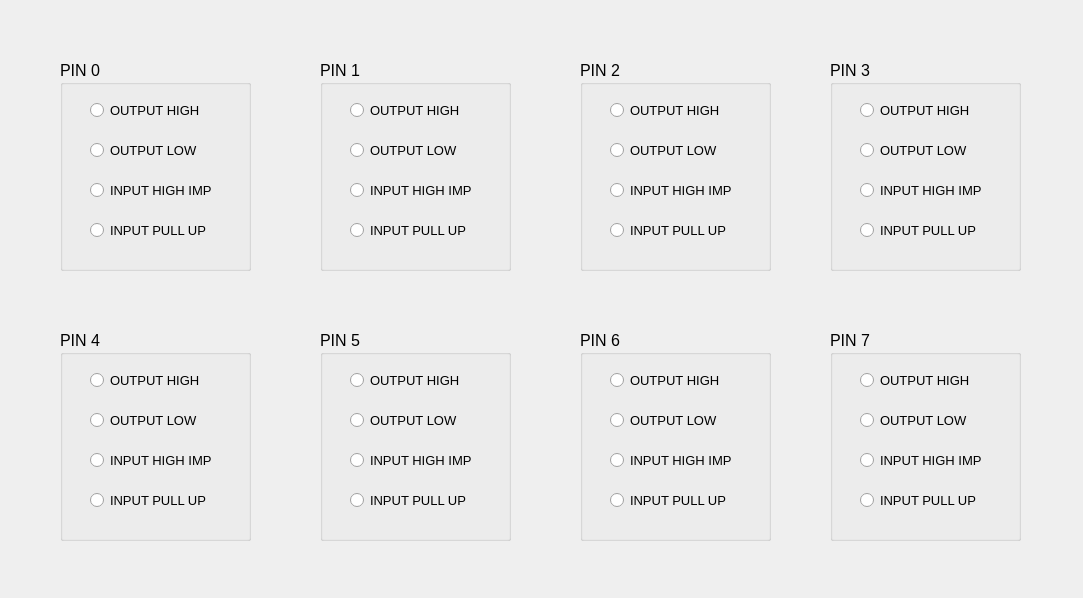
   <widget class="QWidget" name="portcPage">
    <property name="geometry">
     <rect>
      <x>0</x>
      <y>0</y>
      <width>1083</width>
      <height>598</height>
     </rect>
    </property>
    <attribute name="label">
     <string>PORTC</string>
    </attribute>
    <widget class="QGroupBox" name="portcPin1Box">
     <property name="geometry">
      <rect>
       <x>320</x>
       <y>60</y>
       <width>191</width>
       <height>211</height>
      </rect>
     </property>
     <property name="font">
      <font>
       <pointsize>12</pointsize>
      </font>
     </property>
     <property name="title">
      <string>PIN 1</string>
     </property>
     <widget class="QRadioButton" name="portcPin1OutputLowRadio">
      <property name="geometry">
       <rect>
        <x>30</x>
        <y>80</y>
        <width>130</width>
        <height>20</height>
       </rect>
      </property>
      <property name="font">
       <font>
        <pointsize>10</pointsize>
       </font>
      </property>
      <property name="text">
       <string>OUTPUT LOW</string>
      </property>
     </widget>
     <widget class="QRadioButton" name="portcPin1InputHighImpRadio">
      <property name="geometry">
       <rect>
        <x>30</x>
        <y>120</y>
        <width>147</width>
        <height>20</height>
       </rect>
      </property>
      <property name="font">
       <font>
        <pointsize>10</pointsize>
       </font>
      </property>
      <property name="text">
       <string>INPUT HIGH IMP</string>
      </property>
     </widget>
     <widget class="QRadioButton" name="portcPin1InputPullRadio">
      <property name="geometry">
       <rect>
        <x>30</x>
        <y>160</y>
        <width>141</width>
        <height>20</height>
       </rect>
      </property>
      <property name="font">
       <font>
        <pointsize>10</pointsize>
       </font>
      </property>
      <property name="text">
       <string>INPUT PULL UP</string>
      </property>
     </widget>
     <widget class="QRadioButton" name="portcPin1OutputHighRadio">
      <property name="geometry">
       <rect>
        <x>30</x>
        <y>40</y>
        <width>130</width>
        <height>20</height>
       </rect>
      </property>
      <property name="font">
       <font>
        <pointsize>10</pointsize>
       </font>
      </property>
      <property name="text">
       <string>OUTPUT HIGH</string>
      </property>
     </widget>
    </widget>
    <widget class="QGroupBox" name="portcPin4Box">
     <property name="geometry">
      <rect>
       <x>60</x>
       <y>330</y>
       <width>191</width>
       <height>211</height>
      </rect>
     </property>
     <property name="font">
      <font>
       <pointsize>12</pointsize>
      </font>
     </property>
     <property name="title">
      <string>PIN 4</string>
     </property>
     <widget class="QRadioButton" name="portcPin4OutputLowRadio">
      <property name="geometry">
       <rect>
        <x>30</x>
        <y>80</y>
        <width>130</width>
        <height>20</height>
       </rect>
      </property>
      <property name="font">
       <font>
        <pointsize>10</pointsize>
       </font>
      </property>
      <property name="text">
       <string>OUTPUT LOW</string>
      </property>
     </widget>
     <widget class="QRadioButton" name="portcPin4InputHighImpRadio">
      <property name="geometry">
       <rect>
        <x>30</x>
        <y>120</y>
        <width>147</width>
        <height>20</height>
       </rect>
      </property>
      <property name="font">
       <font>
        <pointsize>10</pointsize>
       </font>
      </property>
      <property name="text">
       <string>INPUT HIGH IMP</string>
      </property>
     </widget>
     <widget class="QRadioButton" name="portcPin4InputPullRadio">
      <property name="geometry">
       <rect>
        <x>30</x>
        <y>160</y>
        <width>141</width>
        <height>20</height>
       </rect>
      </property>
      <property name="font">
       <font>
        <pointsize>10</pointsize>
       </font>
      </property>
      <property name="text">
       <string>INPUT PULL UP</string>
      </property>
     </widget>
     <widget class="QRadioButton" name="portcPin4OutputHighRadio">
      <property name="geometry">
       <rect>
        <x>30</x>
        <y>40</y>
        <width>130</width>
        <height>20</height>
       </rect>
      </property>
      <property name="font">
       <font>
        <pointsize>10</pointsize>
       </font>
      </property>
      <property name="text">
       <string>OUTPUT HIGH</string>
      </property>
     </widget>
    </widget>
    <widget class="QGroupBox" name="portcPin3Box">
     <property name="geometry">
      <rect>
       <x>830</x>
       <y>60</y>
       <width>191</width>
       <height>211</height>
      </rect>
     </property>
     <property name="font">
      <font>
       <pointsize>12</pointsize>
      </font>
     </property>
     <property name="title">
      <string>PIN 3</string>
     </property>
     <widget class="QRadioButton" name="portcPin3OutputLowRadio">
      <property name="geometry">
       <rect>
        <x>30</x>
        <y>80</y>
        <width>130</width>
        <height>20</height>
       </rect>
      </property>
      <property name="font">
       <font>
        <pointsize>10</pointsize>
       </font>
      </property>
      <property name="text">
       <string>OUTPUT LOW</string>
      </property>
     </widget>
     <widget class="QRadioButton" name="portcPin3InputHighImpRadio">
      <property name="geometry">
       <rect>
        <x>30</x>
        <y>120</y>
        <width>147</width>
        <height>20</height>
       </rect>
      </property>
      <property name="font">
       <font>
        <pointsize>10</pointsize>
       </font>
      </property>
      <property name="text">
       <string>INPUT HIGH IMP</string>
      </property>
     </widget>
     <widget class="QRadioButton" name="portcPin3InputPullRadio">
      <property name="geometry">
       <rect>
        <x>30</x>
        <y>160</y>
        <width>141</width>
        <height>20</height>
       </rect>
      </property>
      <property name="font">
       <font>
        <pointsize>10</pointsize>
       </font>
      </property>
      <property name="text">
       <string>INPUT PULL UP</string>
      </property>
     </widget>
     <widget class="QRadioButton" name="portcPin3OutputHighRadio">
      <property name="geometry">
       <rect>
        <x>30</x>
        <y>40</y>
        <width>130</width>
        <height>20</height>
       </rect>
      </property>
      <property name="font">
       <font>
        <pointsize>10</pointsize>
       </font>
      </property>
      <property name="text">
       <string>OUTPUT HIGH</string>
      </property>
     </widget>
    </widget>
    <widget class="QGroupBox" name="portcPin6Box">
     <property name="geometry">
      <rect>
       <x>580</x>
       <y>330</y>
       <width>191</width>
       <height>211</height>
      </rect>
     </property>
     <property name="font">
      <font>
       <pointsize>12</pointsize>
      </font>
     </property>
     <property name="title">
      <string>PIN 6</string>
     </property>
     <widget class="QRadioButton" name="portcPin6OutputLowRadio">
      <property name="geometry">
       <rect>
        <x>30</x>
        <y>80</y>
        <width>130</width>
        <height>20</height>
       </rect>
      </property>
      <property name="font">
       <font>
        <pointsize>10</pointsize>
       </font>
      </property>
      <property name="text">
       <string>OUTPUT LOW</string>
      </property>
     </widget>
     <widget class="QRadioButton" name="portcPin6InputHighImpRadio">
      <property name="geometry">
       <rect>
        <x>30</x>
        <y>120</y>
        <width>147</width>
        <height>20</height>
       </rect>
      </property>
      <property name="font">
       <font>
        <pointsize>10</pointsize>
       </font>
      </property>
      <property name="text">
       <string>INPUT HIGH IMP</string>
      </property>
     </widget>
     <widget class="QRadioButton" name="portcPin6InputPullRadio">
      <property name="geometry">
       <rect>
        <x>30</x>
        <y>160</y>
        <width>141</width>
        <height>20</height>
       </rect>
      </property>
      <property name="font">
       <font>
        <pointsize>10</pointsize>
       </font>
      </property>
      <property name="text">
       <string>INPUT PULL UP</string>
      </property>
     </widget>
     <widget class="QRadioButton" name="portcPin6OutputHighRadio">
      <property name="geometry">
       <rect>
        <x>30</x>
        <y>40</y>
        <width>130</width>
        <height>20</height>
       </rect>
      </property>
      <property name="font">
       <font>
        <pointsize>10</pointsize>
       </font>
      </property>
      <property name="text">
       <string>OUTPUT HIGH</string>
      </property>
     </widget>
    </widget>
    <widget class="QGroupBox" name="portcPin7Box">
     <property name="geometry">
      <rect>
       <x>830</x>
       <y>330</y>
       <width>191</width>
       <height>211</height>
      </rect>
     </property>
     <property name="font">
      <font>
       <pointsize>12</pointsize>
      </font>
     </property>
     <property name="title">
      <string>PIN 7</string>
     </property>
     <widget class="QRadioButton" name="portcPin7OutputLowRadio">
      <property name="geometry">
       <rect>
        <x>30</x>
        <y>80</y>
        <width>130</width>
        <height>20</height>
       </rect>
      </property>
      <property name="font">
       <font>
        <pointsize>10</pointsize>
       </font>
      </property>
      <property name="text">
       <string>OUTPUT LOW</string>
      </property>
     </widget>
     <widget class="QRadioButton" name="portcPin7InputHighImpRadio">
      <property name="geometry">
       <rect>
        <x>30</x>
        <y>120</y>
        <width>147</width>
        <height>20</height>
       </rect>
      </property>
      <property name="font">
       <font>
        <pointsize>10</pointsize>
       </font>
      </property>
      <property name="text">
       <string>INPUT HIGH IMP</string>
      </property>
     </widget>
     <widget class="QRadioButton" name="portcPin7InputPullRadio">
      <property name="geometry">
       <rect>
        <x>30</x>
        <y>160</y>
        <width>141</width>
        <height>20</height>
       </rect>
      </property>
      <property name="font">
       <font>
        <pointsize>10</pointsize>
       </font>
      </property>
      <property name="text">
       <string>INPUT PULL UP</string>
      </property>
     </widget>
     <widget class="QRadioButton" name="portcPin7OutputHighRadio">
      <property name="geometry">
       <rect>
        <x>30</x>
        <y>40</y>
        <width>130</width>
        <height>20</height>
       </rect>
      </property>
      <property name="font">
       <font>
        <pointsize>10</pointsize>
       </font>
      </property>
      <property name="text">
       <string>OUTPUT HIGH</string>
      </property>
     </widget>
    </widget>
    <widget class="QGroupBox" name="portcPin2Box">
     <property name="geometry">
      <rect>
       <x>580</x>
       <y>60</y>
       <width>191</width>
       <height>211</height>
      </rect>
     </property>
     <property name="font">
      <font>
       <pointsize>12</pointsize>
      </font>
     </property>
     <property name="title">
      <string>PIN 2</string>
     </property>
     <widget class="QRadioButton" name="portcPin2OutputLowRadio">
      <property name="geometry">
       <rect>
        <x>30</x>
        <y>80</y>
        <width>130</width>
        <height>20</height>
       </rect>
      </property>
      <property name="font">
       <font>
        <pointsize>10</pointsize>
       </font>
      </property>
      <property name="text">
       <string>OUTPUT LOW</string>
      </property>
     </widget>
     <widget class="QRadioButton" name="portcPin2InputHighImpRadio">
      <property name="geometry">
       <rect>
        <x>30</x>
        <y>120</y>
        <width>147</width>
        <height>20</height>
       </rect>
      </property>
      <property name="font">
       <font>
        <pointsize>10</pointsize>
       </font>
      </property>
      <property name="text">
       <string>INPUT HIGH IMP</string>
      </property>
     </widget>
     <widget class="QRadioButton" name="portcPin2InputPullRadio">
      <property name="geometry">
       <rect>
        <x>30</x>
        <y>160</y>
        <width>141</width>
        <height>20</height>
       </rect>
      </property>
      <property name="font">
       <font>
        <pointsize>10</pointsize>
       </font>
      </property>
      <property name="text">
       <string>INPUT PULL UP</string>
      </property>
     </widget>
     <widget class="QRadioButton" name="portcPin2OutputHighRadio">
      <property name="geometry">
       <rect>
        <x>30</x>
        <y>40</y>
        <width>130</width>
        <height>20</height>
       </rect>
      </property>
      <property name="font">
       <font>
        <pointsize>10</pointsize>
       </font>
      </property>
      <property name="text">
       <string>OUTPUT HIGH</string>
      </property>
     </widget>
    </widget>
    <widget class="QGroupBox" name="portcPin0Box">
     <property name="geometry">
      <rect>
       <x>60</x>
       <y>60</y>
       <width>191</width>
       <height>211</height>
      </rect>
     </property>
     <property name="font">
      <font>
       <pointsize>12</pointsize>
      </font>
     </property>
     <property name="title">
      <string>PIN 0</string>
     </property>
     <widget class="QRadioButton" name="portcPin0OutputLowRadio">
      <property name="geometry">
       <rect>
        <x>30</x>
        <y>80</y>
        <width>130</width>
        <height>20</height>
       </rect>
      </property>
      <property name="font">
       <font>
        <pointsize>10</pointsize>
       </font>
      </property>
      <property name="text">
       <string>OUTPUT LOW</string>
      </property>
     </widget>
     <widget class="QRadioButton" name="portcPin0InputHighImpRadio">
      <property name="geometry">
       <rect>
        <x>30</x>
        <y>120</y>
        <width>147</width>
        <height>20</height>
       </rect>
      </property>
      <property name="font">
       <font>
        <pointsize>10</pointsize>
       </font>
      </property>
      <property name="text">
       <string>INPUT HIGH IMP</string>
      </property>
     </widget>
     <widget class="QRadioButton" name="portcPin0InputPullRadio">
      <property name="geometry">
       <rect>
        <x>30</x>
        <y>160</y>
        <width>141</width>
        <height>20</height>
       </rect>
      </property>
      <property name="font">
       <font>
        <pointsize>10</pointsize>
       </font>
      </property>
      <property name="text">
       <string>INPUT PULL UP</string>
      </property>
     </widget>
     <widget class="QRadioButton" name="portcPin0OutputHighRadio">
      <property name="geometry">
       <rect>
        <x>30</x>
        <y>40</y>
        <width>130</width>
        <height>20</height>
       </rect>
      </property>
      <property name="font">
       <font>
        <pointsize>10</pointsize>
       </font>
      </property>
      <property name="text">
       <string>OUTPUT HIGH</string>
      </property>
     </widget>
    </widget>
    <widget class="QGroupBox" name="portcPin5Box">
     <property name="geometry">
      <rect>
       <x>320</x>
       <y>330</y>
       <width>191</width>
       <height>211</height>
      </rect>
     </property>
     <property name="font">
      <font>
       <pointsize>12</pointsize>
      </font>
     </property>
     <property name="title">
      <string>PIN 5</string>
     </property>
     <widget class="QRadioButton" name="portcPin5OutputLowRadio">
      <property name="geometry">
       <rect>
        <x>30</x>
        <y>80</y>
        <width>130</width>
        <height>20</height>
       </rect>
      </property>
      <property name="font">
       <font>
        <pointsize>10</pointsize>
       </font>
      </property>
      <property name="text">
       <string>OUTPUT LOW</string>
      </property>
     </widget>
     <widget class="QRadioButton" name="portcPin5InputHighImpRadio">
      <property name="geometry">
       <rect>
        <x>30</x>
        <y>120</y>
        <width>147</width>
        <height>20</height>
       </rect>
      </property>
      <property name="font">
       <font>
        <pointsize>10</pointsize>
       </font>
      </property>
      <property name="text">
       <string>INPUT HIGH IMP</string>
      </property>
     </widget>
     <widget class="QRadioButton" name="portcPin5InputPullRadio">
      <property name="geometry">
       <rect>
        <x>30</x>
        <y>160</y>
        <width>141</width>
        <height>20</height>
       </rect>
      </property>
      <property name="font">
       <font>
        <pointsize>10</pointsize>
       </font>
      </property>
      <property name="text">
       <string>INPUT PULL UP</string>
      </property>
     </widget>
     <widget class="QRadioButton" name="portcPin5OutputHighRadio">
      <property name="geometry">
       <rect>
        <x>30</x>
        <y>40</y>
        <width>130</width>
        <height>20</height>
       </rect>
      </property>
      <property name="font">
       <font>
        <pointsize>10</pointsize>
       </font>
      </property>
      <property name="text">
       <string>OUTPUT HIGH</string>
      </property>
     </widget>
    </widget>
   </widget>
